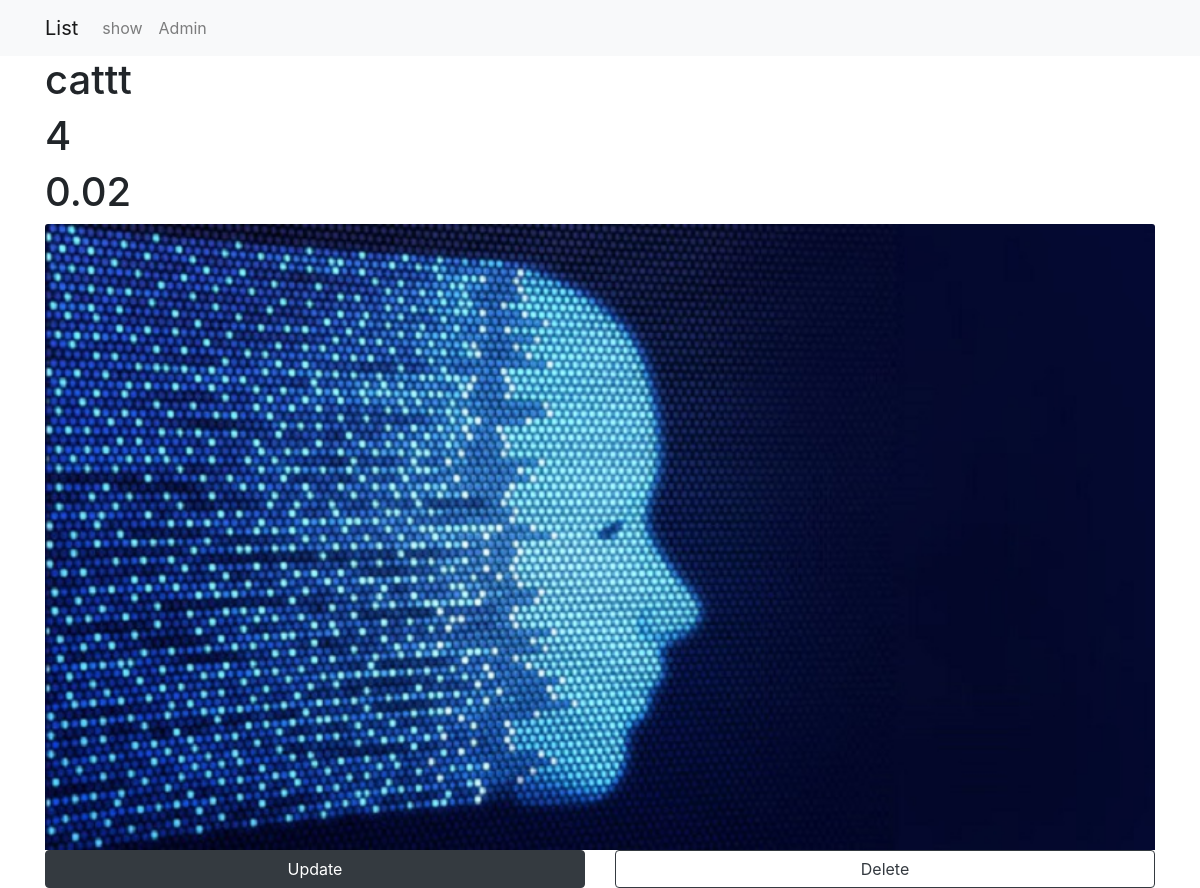
/detail/3, run on the app's committed database.
### petshop/models.py (models this page shows)
class Pet(models.Model):
    name = models.CharField(max_length=120)
    age = models.IntegerField()
    available = models.BooleanField(default=True)
    image = models.ImageField( null=True, blank=True)
    price = models.DecimalField(max_digits=5, decimal_places=2)

### petshop/views.py (the view)
# urls.py: path('detail/<int:pet_id>', views.pet_detail, name='pet-detail'),
def pet_detail(request, pet_id):
    context = {
        "pet": Pet.objects.get(id=pet_id)
    }
    return render(request, 'detail.html', context)

### petshop/templates/detail.html (shortened to what this page needs)
{% extends "base.html" %}
{% load crispy_forms_tags %}
{% block content %}
<h1>{{pet.name}}</h1>
<h1>{{pet.age}}</h1>
<h1>{{pet.price}}</h1>
{% if pet.image %}
<img class="card-img-top" src="{{pet.image.url}}" alt="Hey Noob, look at me...">
{% endif %}
<div class="row text-center">
    <div class="col-md-6">
        <a href="{% url 'pet-update' pet.id %}" class="btn btn-dark btn-block">Update</a>
    </div>
    <div class="col-md-6">
        <a href="{% url 'pet-delete' pet.id %}" class="btn btn-outline-dark btn-block">Delete</a>
    </div>
</div>
{% endblock content %}

### data on the page
Pet: name "cattt", age "4", price "0.02", image (picture)
